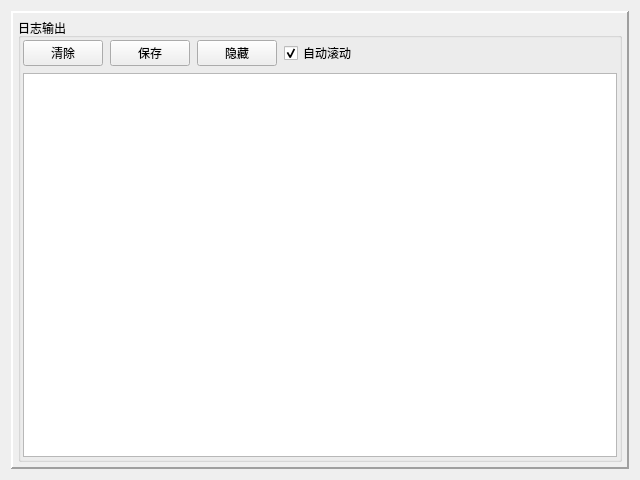
<?xml version="1.0" encoding="UTF-8"?>
<ui version="4.0">
 <class>WidgetLogger</class>
 <widget class="QWidget" name="WidgetLogger">
  <property name="geometry">
   <rect>
    <x>0</x>
    <y>0</y>
    <width>640</width>
    <height>480</height>
   </rect>
  </property>
  <property name="sizePolicy">
   <sizepolicy hsizetype="Expanding" vsizetype="Expanding">
    <horstretch>0</horstretch>
    <verstretch>0</verstretch>
   </sizepolicy>
  </property>
  <property name="windowTitle">
   <string>Form</string>
  </property>
  <layout class="QVBoxLayout" name="verticalLayout">
   <property name="sizeConstraint">
    <enum>QLayout::SizeConstraint::SetMinimumSize</enum>
   </property>
   <item>
    <widget class="QFrame" name="frame">
     <property name="frameShape">
      <enum>QFrame::Shape::Panel</enum>
     </property>
     <property name="frameShadow">
      <enum>QFrame::Shadow::Raised</enum>
     </property>
     <property name="lineWidth">
      <number>2</number>
     </property>
     <layout class="QHBoxLayout" name="horizontalLayout_2">
      <property name="leftMargin">
       <number>5</number>
      </property>
      <property name="topMargin">
       <number>5</number>
      </property>
      <property name="rightMargin">
       <number>5</number>
      </property>
      <property name="bottomMargin">
       <number>5</number>
      </property>
      <item>
       <widget class="QGroupBox" name="groupBox">
        <property name="sizePolicy">
         <sizepolicy hsizetype="Minimum" vsizetype="Minimum">
          <horstretch>0</horstretch>
          <verstretch>0</verstretch>
         </sizepolicy>
        </property>
        <property name="title">
         <string>日志输出</string>
        </property>
        <layout class="QVBoxLayout" name="verticalLayout_2">
         <property name="spacing">
          <number>7</number>
         </property>
         <property name="leftMargin">
          <number>2</number>
         </property>
         <property name="topMargin">
          <number>2</number>
         </property>
         <property name="rightMargin">
          <number>2</number>
         </property>
         <property name="bottomMargin">
          <number>2</number>
         </property>
         <item>
          <layout class="QHBoxLayout" name="horizontalLayout" stretch="0,0,0,0,0">
           <item>
            <widget class="QPushButton" name="btnClear">
             <property name="text">
              <string>清除</string>
             </property>
            </widget>
           </item>
           <item>
            <widget class="QPushButton" name="btnSave">
             <property name="text">
              <string>保存</string>
             </property>
            </widget>
           </item>
           <item>
            <widget class="QPushButton" name="btnHide">
             <property name="text">
              <string>隐藏</string>
             </property>
             <property name="checkable">
              <bool>true</bool>
             </property>
            </widget>
           </item>
           <item>
            <widget class="QCheckBox" name="chkAutoScroll">
             <property name="text">
              <string>自动滚动</string>
             </property>
             <property name="checked">
              <bool>true</bool>
             </property>
            </widget>
           </item>
           <item>
            <spacer name="horizontalSpacer">
             <property name="orientation">
              <enum>Qt::Orientation::Horizontal</enum>
             </property>
             <property name="sizeHint" stdset="0">
              <size>
               <width>80</width>
               <height>20</height>
              </size>
             </property>
            </spacer>
           </item>
          </layout>
         </item>
         <item>
          <widget class="QTextEdit" name="textEdit">
           <property name="sizePolicy">
            <sizepolicy hsizetype="Minimum" vsizetype="Expanding">
             <horstretch>0</horstretch>
             <verstretch>0</verstretch>
            </sizepolicy>
           </property>
           <property name="minimumSize">
            <size>
             <width>0</width>
             <height>200</height>
            </size>
           </property>
           <property name="font">
            <font>
             <family>Consolas</family>
             <pointsize>12</pointsize>
            </font>
           </property>
           <property name="readOnly">
            <bool>true</bool>
           </property>
           <property name="textInteractionFlags">
            <set>Qt::TextInteractionFlag::TextBrowserInteraction</set>
           </property>
          </widget>
         </item>
        </layout>
       </widget>
      </item>
     </layout>
    </widget>
   </item>
  </layout>
 </widget>
 <resources/>
 <connections/>
</ui>
